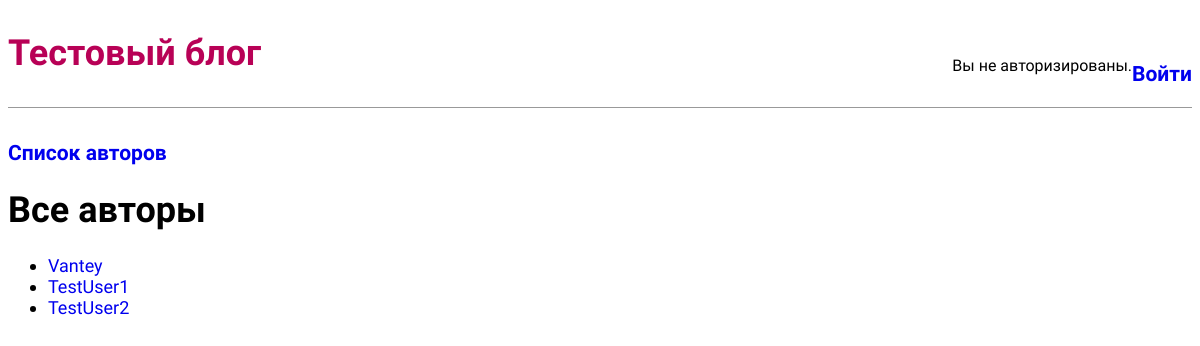
Before: /bloggers/ with the older database file.
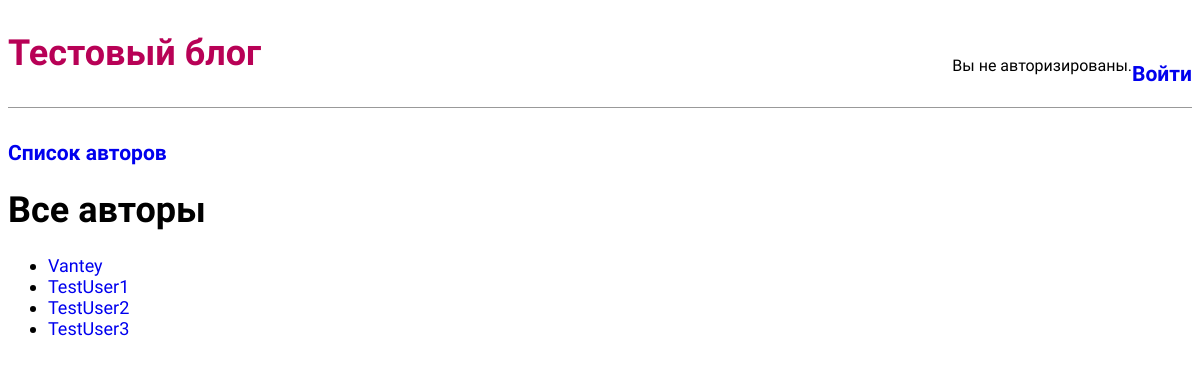
After: the same page with the newer database file.
### blog/models.py (models this page shows, shortened)
class BlogAuthor(models.Model):
    user = models.OneToOneField(User, on_delete=models.SET_NULL, null=True)
    class Meta:
        ordering = ["user"]
    def __str__(self):
        return self.user.username

### blog/views.py (the view)
# urls.py: path('bloggers/', BloggersList.as_view(), name='bloggers'),
class BloggersList(ListView):       #Лист всех авторов
    model = BlogAuthor
    template_name = 'bloggers.html'

### templates/bloggers.html
{% extends 'base.html' %}
{% block content %}
    <h1>Все авторы</h1>
    {% if object_list %}
    <ul>
      {% for author in object_list %}
      <li>
        <a href="{% url 'blogs_by_author' author.pk %}">{{ author }}</a>
      </li>
      {% endfor %}
    </ul>
    {% else %}
      <p>Пока авторов нет</p>
    {% endif %}
{% endblock %}

Changed rows visible on the page:
added BlogAuthor: user.username "TestUser3"
